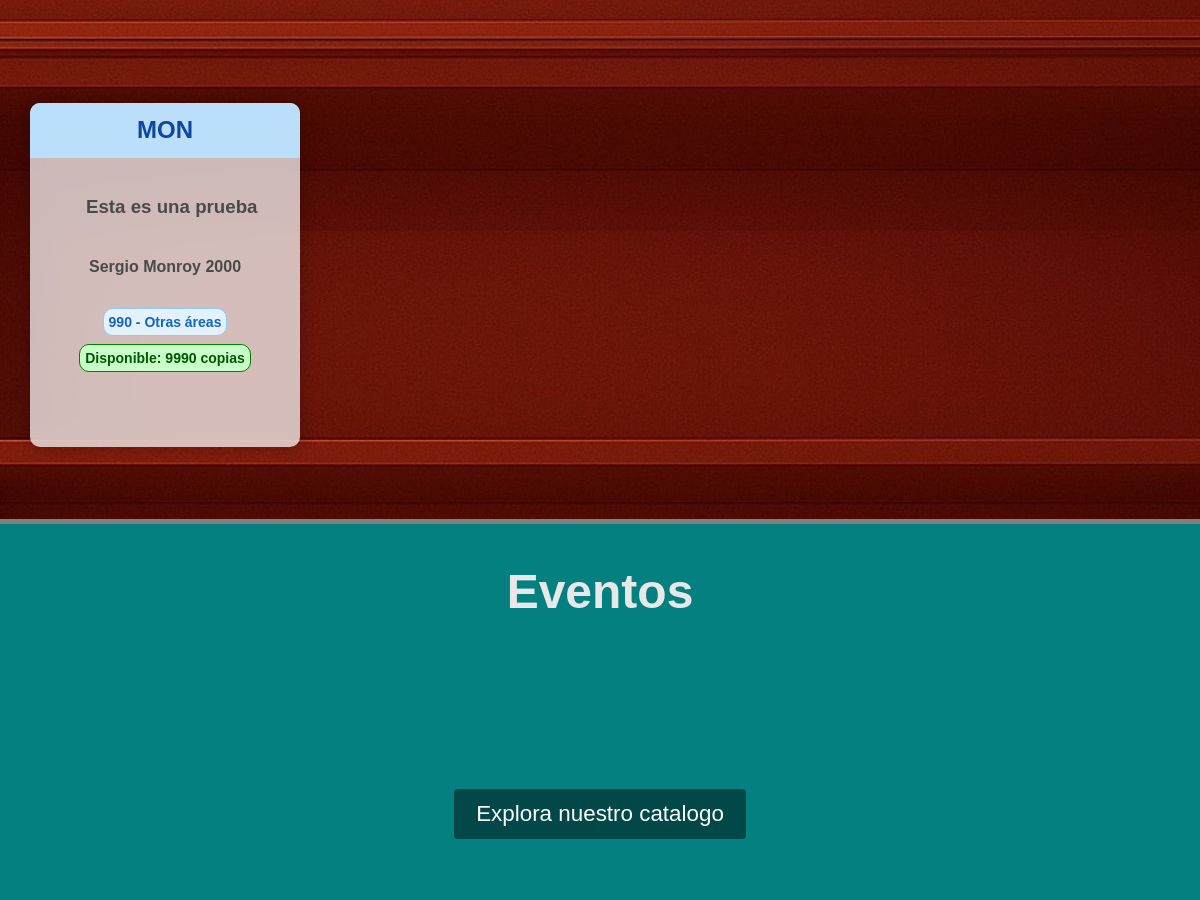
Before: / (middle part) with the older database file.
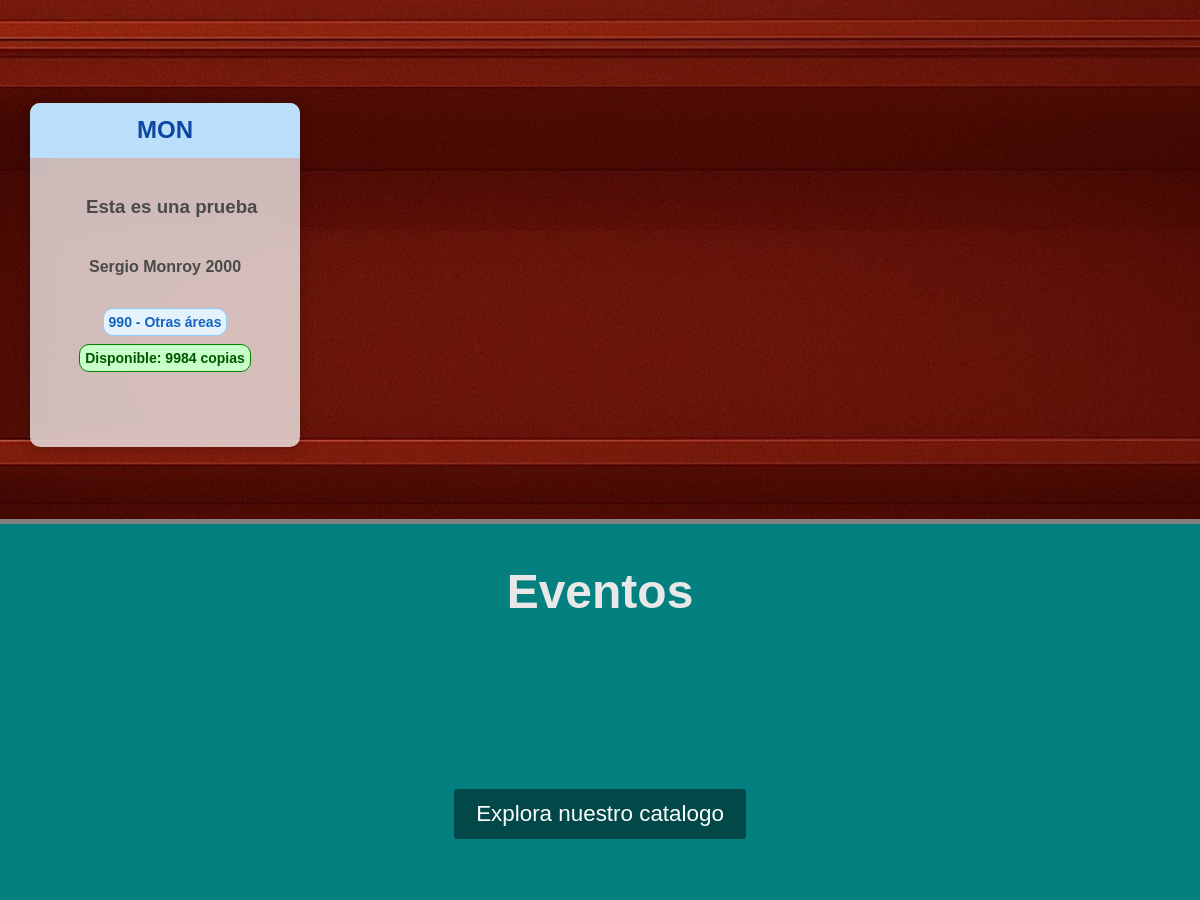
After: the same page with the newer database file.
### tables this page shows
CREATE TABLE "Libros" (
	"id_libro"	INTEGER,
	"Titulo"	TEXT NOT NULL,
	"Tomo"	INTEGER,
	"ano_publicacion"	TEXT,
	"ISBN"	TEXT,
	"numero_paginas"	INTEGER  NOT NULL,
	"numero_copias"	INTEGER  NOT NULL,
	PRIMARY KEY("id_libro" AUTOINCREMENT),
	UNIQUE("Titulo", "Tomo")
);

CREATE TABLE "SistemaDewey" (
	"codigo_seccion"	TEXT NOT NULL,
	"seccion"	TEXT NOT NULL UNIQUE,
	PRIMARY KEY("codigo_seccion")
);

### app.py (the view)
@app.route("/", methods=["GET", "POST"])
def inicio():
    conexion = conexion_BD()
    query = conexion.cursor()
    query.execute("""select l.id_libro,count(l.id_libro) as cantidad, n.notacion, l.Titulo, a.nombre_autor, a.apellido_autor, l.ano_publicacion, sd.codigo_seccion, sd.seccion, l.numero_copias
                    from Prestamos p
					join libros l on p.id_libro = l.id_libro
                    join RegistroLibros r ON r.id_libro = l.id_libro
                    join SistemaDewey sd ON sd.codigo_seccion = r.codigo_seccion
                    join notaciones n ON n.id_notacion = r.id_notacion
                    join Autores a ON a.id_autor = n.id_autor
                    group by p.id_libro
                    order by cantidad desc
                    limit 4;""")
    libros_destacados = query.fetchall()
    query.close()
    conexion.close()
    return render_template("index.html",libros_destacados=libros_destacados)

### config.py (called while the page is built)
def conexion_BD():
    return sqlite3.connect(DB_PATH)

### templates/index.html (shortened to what this page needs)
<!DOCTYPE html>
<html lang="es">
<head>
    <link rel="stylesheet" href="{{ url_for('static', filename='barra_lateral.css') }}">
    <link rel="stylesheet" href="{{ url_for('static', filename='estilo_inicio.css') }}">
    <link rel="stylesheet" href="{{ url_for('static', filename='general.css') }}">
</head>
<body>
    <main>
        <section class="seccion-principal">
            <div class="botones">
                <a id="btn-catalogo" href="{{ url_for('libros') }}"> Explora nuestro catalogo </a>
            </div>
        </section>
    <section class="seccion-libros-destacados">
        <div class="div-contenedor-libros-destacados">
            {% for libro in libros_destacados %}
            <a href="{{ url_for('buscar_libro', buscar=libro[3], filtro_busqueda='Titulo', categorias='Todas') }}">
            <div class="div-libro-destacado">
                <span class="span-notacion"
                    {% if (libro[7]|int) < 100 %}
                        id="h2-seccion-0"
                    {% elif (libro[7]|int) < 200 %}
                        id="h2-seccion-1"
                    {% elif (libro[7]|int) < 300 %}
                        id="h2-seccion-2"
                    {% elif (libro[7]|int) < 400 %}
                        id="h2-seccion-3"
                    {% elif (libro[7]|int) < 500 %}
                        id="h2-seccion-4"
                    {% elif (libro[7]|int) < 600 %}
                        id="h2-seccion-5"
                    {% elif (libro[7]|int) < 700 %}
                        id="h2-seccion-6"
                    {% elif (libro[7]|int) < 800 %}
                        id="h2-seccion-7"
                    {% elif (libro[7]|int) < 900 %}
                        id="h2-seccion-8"
                    {% else %}
                        id="h2-seccion-9"
                    {% endif %} >
                    <h2>{{libro[2]}}</h2>
                </span>
                <span id="span-info-libro-d">
                    <h3>{{libro[3]}}</h3>
                    <h4>{{libro[4]}}&nbsp;{{libro[5]}}
                    {{libro[6]}} </h4>
                    <h5
                        {% if (libro[7]|int) < 100 %}
                            id="h4-seccion-0"
                        {% elif (libro[7]|int) < 200 %}
                            id="h4-seccion-1"
                        {% elif (libro[7]|int) < 300 %}
                            id="h4-seccion-2"
                        {% elif (libro[7]|int) < 400 %}
                            id="h4-seccion-3"
                        {% elif (libro[7]|int) < 500 %}
                            id="h4-seccion-4"
                        {% elif (libro[7]|int) < 600 %}
                            id="h4-seccion-5"
                        {% elif (libro[7]|int) < 700 %}
                            id="h4-seccion-6"
                        {% elif (libro[7]|int) < 800 %}
                            id="h4-seccion-7"
                        {% elif (libro[7]|int) < 900 %}
                            id="h4-seccion-8"
                        {% else %}
                            id="h4-seccion-9"
                        {% endif %} >
                        {{libro[7]}} - {{libro[8]}}
                    </h5>
                </span>
                {% if libro[9]|int == 1 %}
                <span id="span-disponibilidad-libro-d"> <h4 id="h4-disponible">Disponible: {{libro[9]}} copia</h4></span>
                {% elif libro[9]|int > 1 %}
                <span id="span-disponibilidad-libro-d"> <h4 id="h4-disponible">Disponible: {{libro[9]}} copias</h4></span>
                {% else %}
                <span id="span-disponibilidad-libro-d"> <h4 id="h4-no_disponible">No disponible</h4></span>
                {% endif %}
            </div>
            </a>
            {% endfor %}
    </div>
    </section>
        <section class="seccion-servicios">
            <h1 class="h1-titulo">Eventos</h1>
        </section>
    </main>
    </body>
</html>

Changed rows visible on the page:
changed Libros "Esta es una prueba": numero_copias "9990" → "9984"
